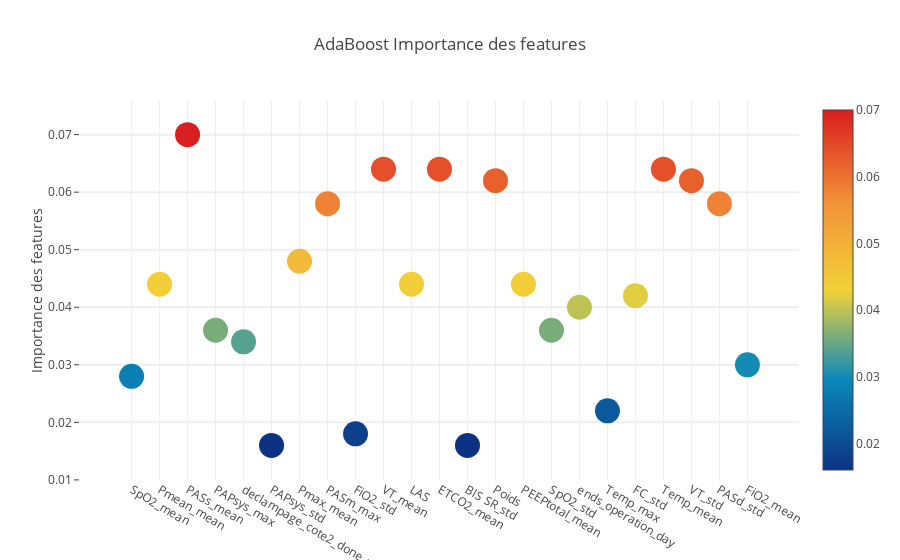

This figure's notebook cell:
### Code cell
trace = go.Scatter(
    y=feature_dataframe['AdaBoost Importance des features'].values,
    x=feature_dataframe['features'].values,
    mode='markers',
    marker=dict(
        sizemode='diameter',
        sizeref=1,
        size=25,
        color=feature_dataframe['AdaBoost Importance des features'].values,
        colorscale='Portland',
        showscale=True
    ),
    text=feature_dataframe['features'].values
)
data = [trace]

layout = go.Layout(
    autosize=True,
    title='AdaBoost Importance des features',
    hovermode='closest',
    yaxis=dict(
        title='Importance des features',
        ticklen=5,
        gridwidth=2
    ),
    showlegend=False
)
fig = go.Figure(data=data, layout=layout)
py.iplot(fig, filename='scatter2010')

### Figure 1 — Plotly figure (JSON) as saved in the notebook; plotly's stock layout.template omitted (floating-point values rounded to 4 significant figures)
{"data": [{"marker": {"color": [0.028, 0.044, 0.07, 0.036, 0.034, 0.016, 0.048, 0.058, 0.018, 0.064, 0.044, 0.064, 0.016, 0.062, 0.044, 0.036, 0.04, 0.022, 0.042, 0.064, 0.062, 0.058, 0.03], "colorscale": "Portland", "showscale": true, "size": 25, "sizemode": "diameter", "sizeref": 1}, "mode": "markers", "text": ["SpO2_mean", "Pmean_mean", "PASs_mean", "PAPsys_max", "declampage_cote2_done_mean", "PAPsys_std", "Pmax_mean", "PASm_max", "FiO2_std", "VT_mean", "LAS", "ETCO2_mean", "BIS SR_std", "Poids", "PEEPtotal_mean", "SpO2_std", "ends_operation_day", "Temp_max", "FC_std", "Temp_mean", "VT_std", "PASd_std", "FiO2_mean"], "type": "scatter", "uid": "c0522f1e-3b45-4827-ba6c-f4b5009a33bb", "x": ["SpO2_mean", "Pmean_mean", "PASs_mean", "PAPsys_max", "declampage_cote2_done_mean", "PAPsys_std", "Pmax_mean", "PASm_max", "FiO2_std", "VT_mean", "LAS", "ETCO2_mean", "BIS SR_std", "Poids", "PEEPtotal_mean", "SpO2_std", "ends_operation_day", "Temp_max", "FC_std", "Temp_mean", "VT_std", "PASd_std", "FiO2_mean"], "y": [0.028, 0.044, 0.07, 0.036, 0.034, 0.016, 0.048, 0.058, 0.018, 0.064, 0.044, 0.064, 0.016, 0.062, 0.044, 0.036, 0.04, 0.022, 0.042, 0.064, 0.062, 0.058, 0.03]}], "layout": {"autosize": true, "hovermode": "closest", "showlegend": false, "title": {"text": "AdaBoost Importance des features"}, "yaxis": {"gridwidth": 2, "ticklen": 5, "title": {"text": "Importance des features"}}}}
